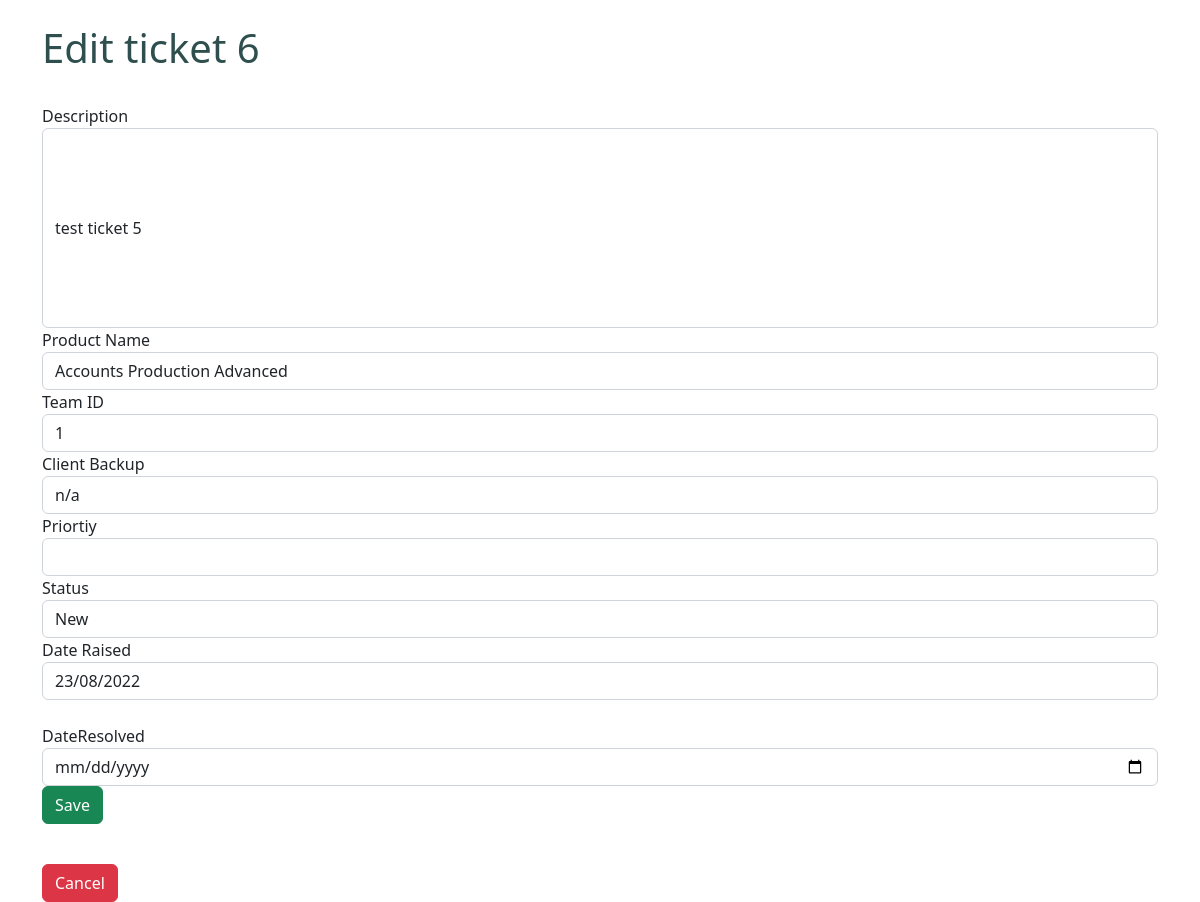
The app's page /activetickets/edit/6 (signed in), older data.
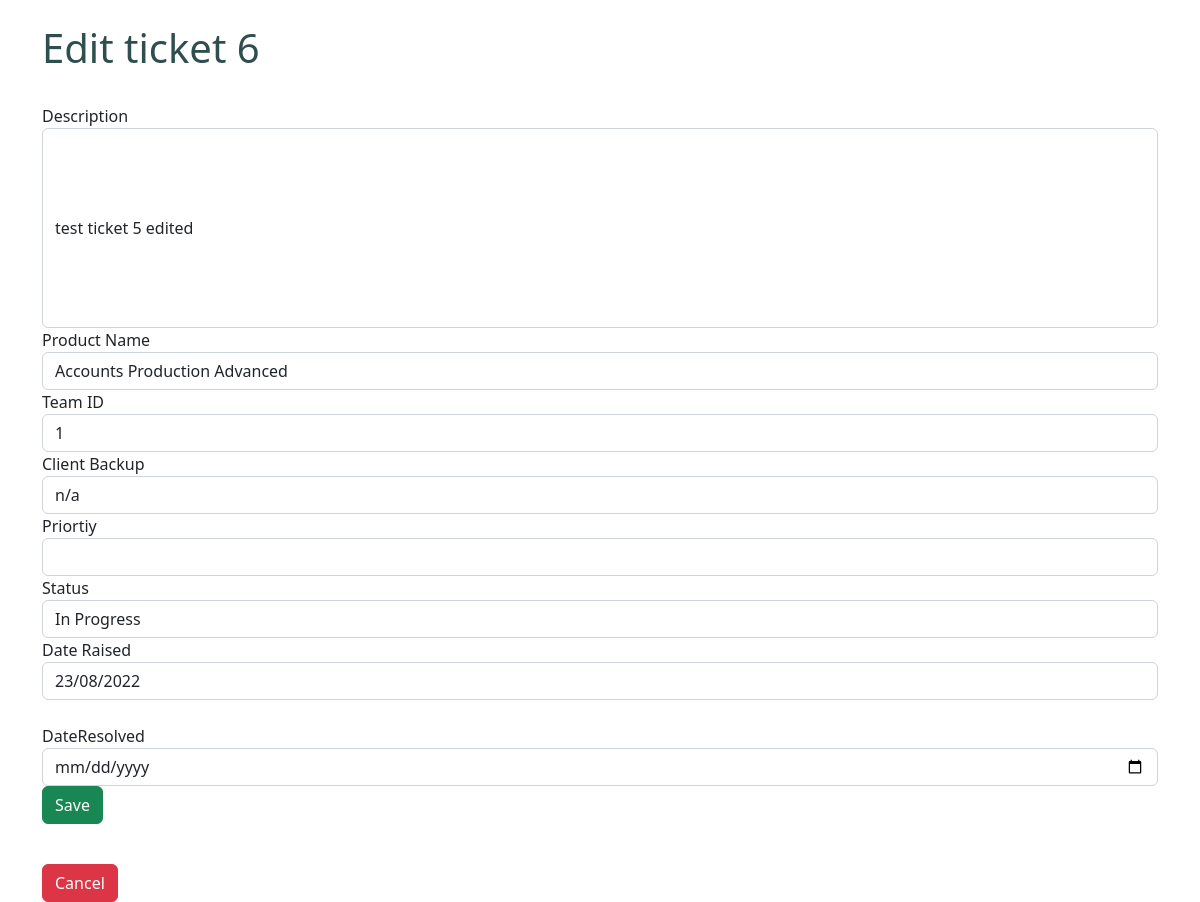
The same page, newer data.
### tables this page shows
CREATE TABLE Tickets
         (TicketID INTEGER PRIMARY KEY AUTOINCREMENT,
          Description        TEXT          NOT NULL,
          ClientBackup       VARCHAR(50),
          Priority           VARCHAR(2)    NOT NULL,
          Status             TEXT          NOT NULL,
          DateRaised         TEXT          NOT NULL,
          DateResolved       TEXT,
          ProductName        TEXT          NOT NULL,
          TeamID             INT           NOT NULL);

### TicketSystem/views.py (the view, shortened to what this page needs)
@app.route("/activetickets/edit/<string:TicketID>", methods=['POST','GET'])
def editactivetickets(TicketID):
    conn = get_db_connection()
    conn.row_factory=sql.Row
    cursor = conn.cursor()
    cursor.execute('SELECT * FROM Tickets WHERE TicketID=?', [TicketID])
    tickets = cursor.fetchone()
    if 'loggedin' in session:
        adminLevel = session['adminLevel']
        if 'Admin' in adminLevel:
           return render_template("editactivetickets.html", tickets=tickets)
        else:
           return render_template("notAdminErrorPage.html", tickets=tickets)
    return redirect(url_for('login'))

### TicketSystem/views.py (called while the page is built)
def get_db_connection():
    conn = sql.connect('ticketdb.db')
    conn.row_factory = sql.Row
    return conn

### TicketSystem/templates/editactivetickets.html (shortened to what this page needs)
﻿<!DOCTYPE html>
{% extends 'base.html' %}
{% block content%}
<body>
    <h1>Edit ticket {{tickets.TicketID}}</h1>
    <br />
    <form method='post' action='{{url_for("editactivetickets", TicketID=tickets.TicketID)}}}'>
        <div class='form-group'>
            <label>Description</label><br />
            <input type='text' name='Description' required class='form-control' value='{{tickets.Description}}' style="height:200px;" />
        </div>
        <div class='form-group'>
            <label>Product Name</label><br />
            <input type='text' name='ProductName' required class='form-control' value='{{tickets.ProductName}}' />
        </div>
        <div class='form-group'>
            <label>Team ID</label><br />
            <input type='text' name='TeamID' required class='form-control' value='{{tickets.TeamID}}' />
        </div>
        <div class='form-group'>
            <label>Client Backup</label><br />
            <input type='text' name='ClientBackup' required class='form-control' value='{{tickets.ClientBackup}}' />
        </div>
        <div class='form-group'>
            <label>Priortiy</label><br />
            <input type='text' name='Priortiy' required class='form-control' value='{{tickets.Priortiy}}' />
        </div>
        <div class='form-group'>
            <label>Status</label><br />
            <input type='text' name='Status' required class='form-control' value='{{tickets.Status}}' />
        </div>
        <div class='form-group'>
            <label>Date Raised</label><br />
            <input type='text' name='DateRaised' required class='form-control' value='{{tickets.DateRaised}}' readonly />
        </div>
        <div class='form-group'>
            <br />
            <label>DateResolved</label>
            <input type='date' name='DateResolved' class='form-control' value='{{tickets.DateResolved}}' />
        </div>
        <input type='submit' value='Save' class='btn btn-success'>
    </form>
    <br />
    <a href="dashboard.html" class="btn btn-danger">Cancel</a>
</body>
{% endblock %}

Row changes from the older to the newer data that the page shows:
changed Tickets "Accounts Production Advanced": Description "test ticket 5" → "test ticket 5 edited"; Status "New" → "In Progress"
